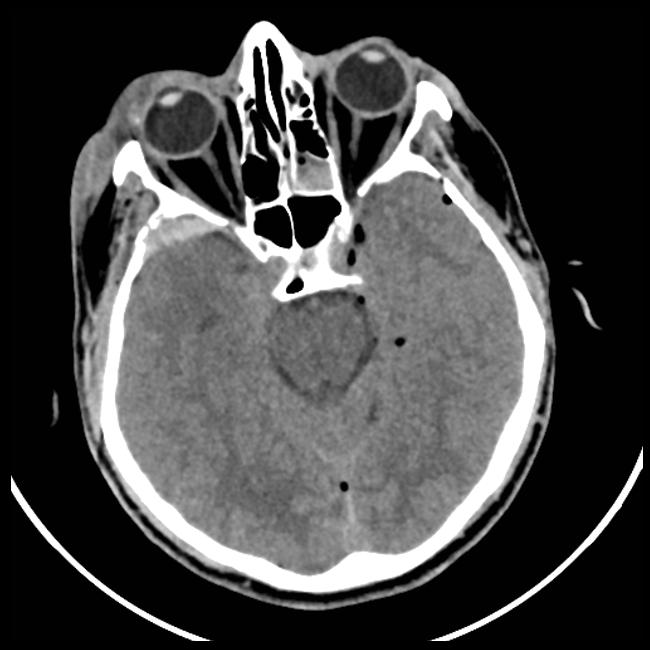
#> input picture dataset/Segmentation/train/images/049/15.jpg, 650 x 650 px, found by its file name; its folder holds only this picture in this run
$ jupyter execute segmentation_brain.ipynb
#> lines starting #> are read from the running program, lines starting #| are printed output that depends on the picture; after the words box and inside, x2 and y2 are one past the last pixel; in counts of white or black regions, pixels touching at a corner belong together
#> further down, img is the input picture: shape (650, 650); min 0, max 255, mean 68.7
[cell 1]
import os
import cv2
import numpy as np

# -----------------------------
# PATHS (CHANGE ONLY THIS)
# -----------------------------
BASE_PATH = r"C:\Nexus\AI-Based Infarct Volume Estimation from Non-Contrast CT for Acute Anterior Circulation Stroke\Segmentation"

INPUT_PATH = os.path.join(BASE_PATH, "train", "images")
OUTPUT_PATH = r"C:\Nexus\brain_segmentation"

print("INPUT:", INPUT_PATH)
print("OUTPUT:", OUTPUT_PATH)


# -----------------------------
# BRAIN EXTRACTION FUNCTION
# -----------------------------
def extract_brain_safe(img):

    original = img.copy()
    h, w = original.shape
#> h = 650; w = 650

    # remove background
    _, mask = cv2.threshold(original, 20, 255, cv2.THRESH_BINARY)
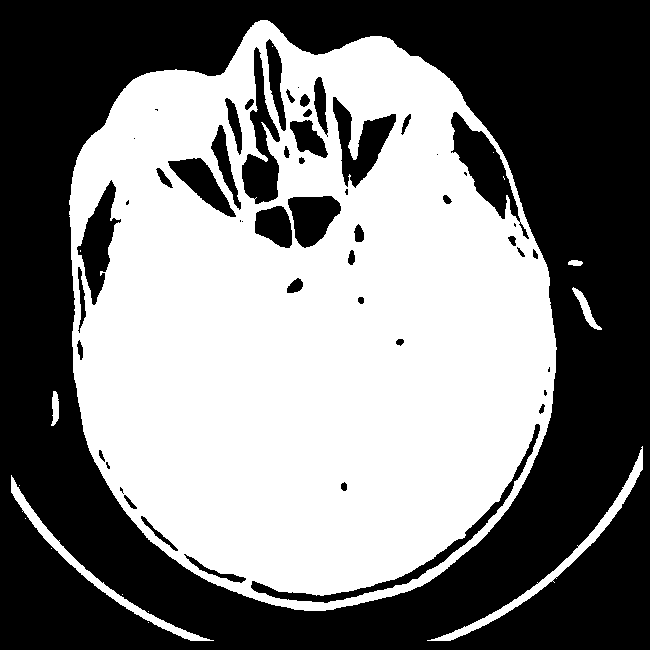
#> mask: shape (650, 650); 49% white; 16 white regions (10 under 20 px), largest, box (x1, y1, x2, y2) and area: (69, 20, 557, 611) 202268, (427, 446, 643, 641) 2233, (11, 475, 214, 641) 1981, (572, 287, 602, 330) 331, (51, 391, 59, 426) 198, (568, 260, 583, 266) 72

    # remove skull
    _, skull = cv2.threshold(original, 200, 255, cv2.THRESH_BINARY)
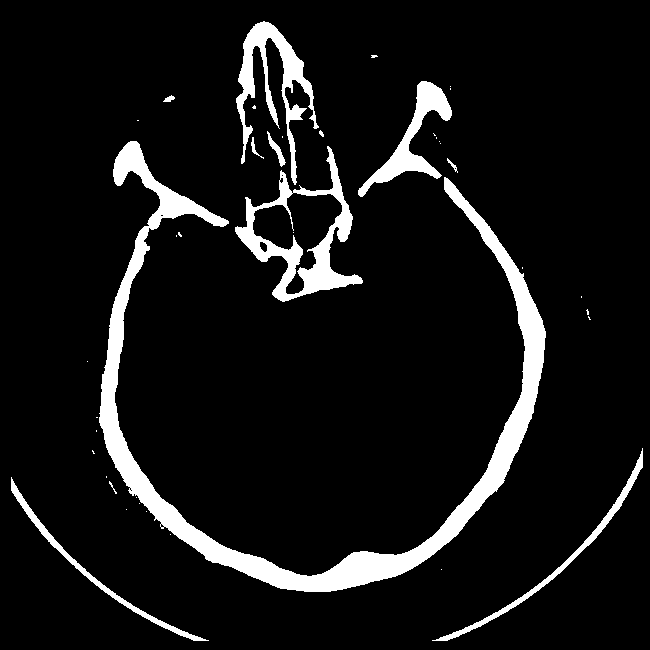
#> skull: shape (650, 650); 8.3% white; 40 white regions (28 under 20 px), largest, box (x1, y1, x2, y2) and area: (99, 141, 546, 592) 20548, (235, 146, 363, 302) 4875, (236, 21, 319, 185) 3617
    mask = cv2.subtract(mask, skull)
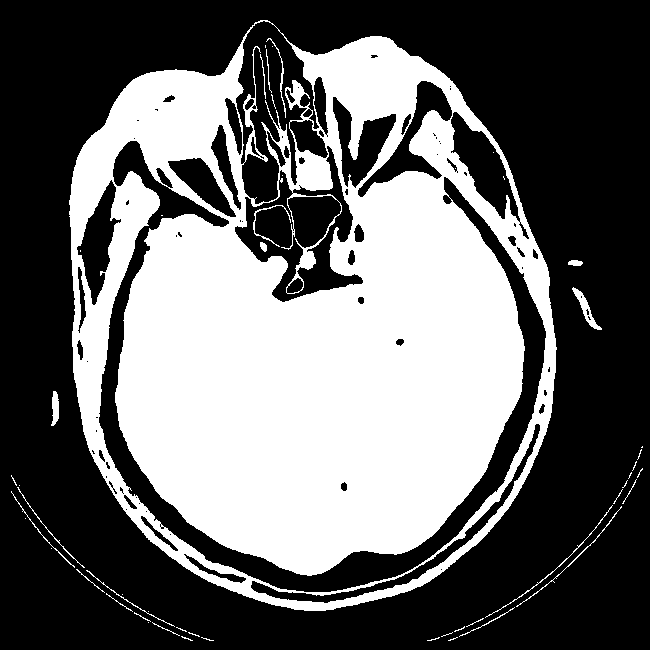
#> mask: shape (650, 650); 40.7% white; 52 white regions (31 under 20 px), largest, box (x1, y1, x2, y2) and area: (69, 20, 557, 611) 169718, (572, 287, 602, 330) 312, (51, 391, 59, 426) 198

    # clean
    mask = cv2.morphologyEx(mask, cv2.MORPH_CLOSE, np.ones((3,3), np.uint8))
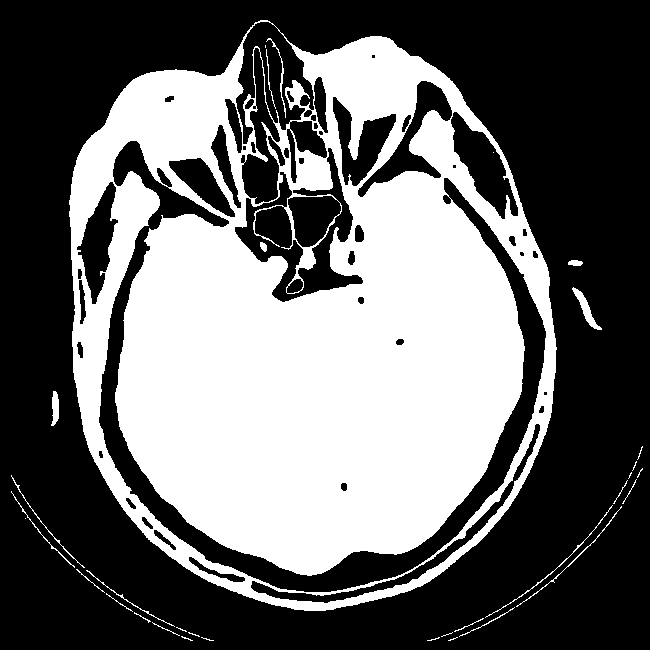
#> mask: shape (650, 650); 40.9% white; 34 white regions (14 under 20 px), largest, box (x1, y1, x2, y2) and area: (69, 20, 557, 611) 170715, (572, 287, 602, 330) 331, (51, 391, 59, 426) 199

    # connected components
    num_labels, labels, stats, centroids = cv2.connectedComponentsWithStats(mask)
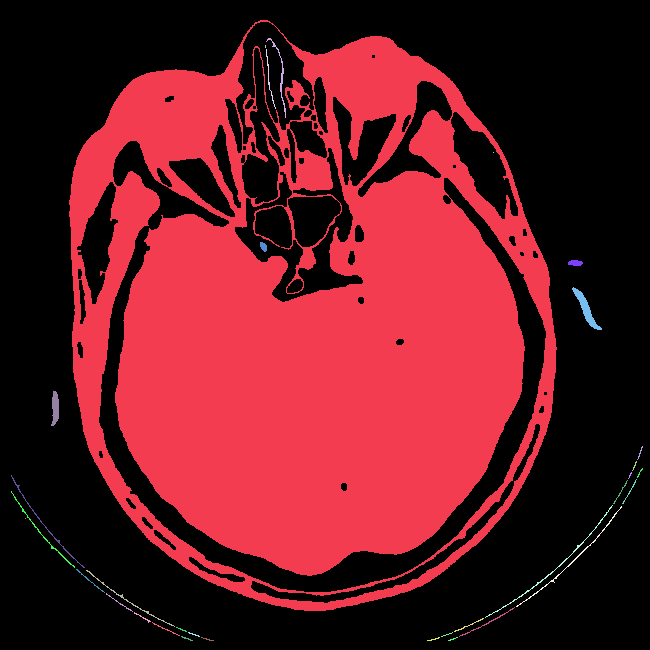
#> labels: shape (650, 650) int32; 35 distinct labels, from 0 to 34; one colour per label, 0 black
#> num_labels = 35; stats = 35 rows, first 6: [0, 0, 650, 650, 249684], [69, 20, 488, 591, 170715], [266, 38, 20, 80, 135], [265, 45, 1, 3, 3], [266, 49, 10, 60, 68], [493, 152, 1, 1, 1]; centroids = 35 pairs, first value 25 to 639.7, second value 46 to 638.8

    best_label = 0
    best_score = -1

    for i in range(1, num_labels):
        x, y, bw, bh, area = stats[i]
        cx, cy = centroids[i]

        if cy < h * 0.3:
            continue

        if x == 0 or y == 0 or (x + bw) >= w or (y + bh) >= h:
            continue

        score = area + cy * 5

        if score > best_score:
            best_score = score
            best_label = i
#> this loop made 34 passes
#> (x, y, bw, bh, area, cx, cy, score) on pass 1: (69, 20, 488, 591, 170715, 307, 332.1, 172375.4)
#> (x, y, bw, bh, area, cx, cy, score) on passes 6, 7, 8, 9, 14, 15: (260, 242, 7, 10, 51, 263.1, 246.3, 1282.3), (568, 260, 15, 6, 72, 575, 262.6, 1384.8), (572, 287, 30, 43, 331, 585.6, 308.7, 1874.3), (51, 391, 8, 35, 199, 54.89, 407.7, 2237.4), (11, 475, 74, 93, 143, 44.24, 522.7, 2756.5), (622, 479, 15, 25, 32, 629.4, 491.1, 2487.5)
#> after the loop, best_label = 1; best_score = 172375.4

    final_mask = np.zeros_like(mask)
    final_mask[labels == best_label] = 255

    brain = cv2.bitwise_and(original, original, mask=final_mask)
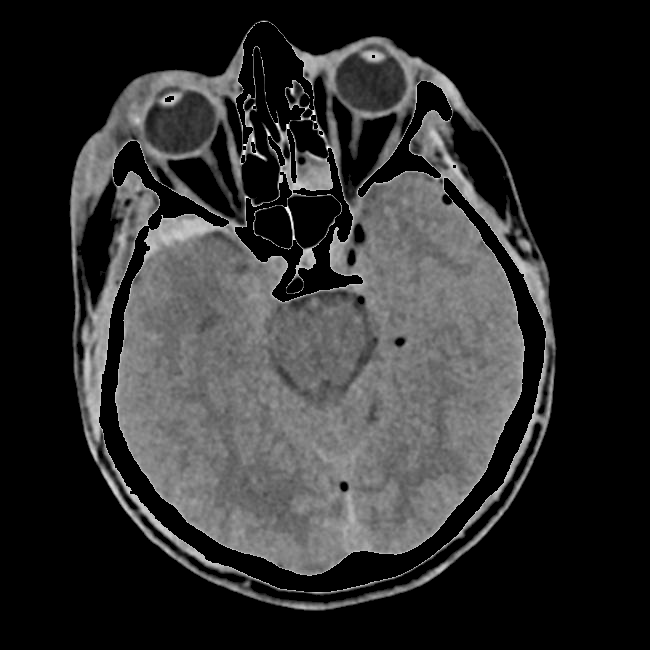
#> brain: shape (650, 650); min 0, max 255, mean 47.1

    if np.count_nonzero(brain) / brain.size < 0.05:
        return original

    return brain


# -----------------------------
# PROCESS ALL PATIENTS
# -----------------------------
patients = [p for p in os.listdir(INPUT_PATH)
            if os.path.isdir(os.path.join(INPUT_PATH, p))]

print("Total patients:", len(patients))


for patient in patients:

    input_patient_path = os.path.join(INPUT_PATH, patient)
    output_patient_path = os.path.join(OUTPUT_PATH, patient)

    os.makedirs(output_patient_path, exist_ok=True)

    files = [f for f in os.listdir(input_patient_path)
             if f.lower().endswith((".png",".jpg",".jpeg"))]

    print(f"Processing patient {patient}: {len(files)} images")

    for file in files:

        img_path = os.path.join(input_patient_path, file)
        out_path = os.path.join(output_patient_path, file)

        img = cv2.imread(img_path, cv2.IMREAD_GRAYSCALE)

        if img is None:
            continue

        brain = extract_brain_safe(img)

        cv2.imwrite(out_path, brain)
#> pass 2 of the loop `for patient in patients:`:
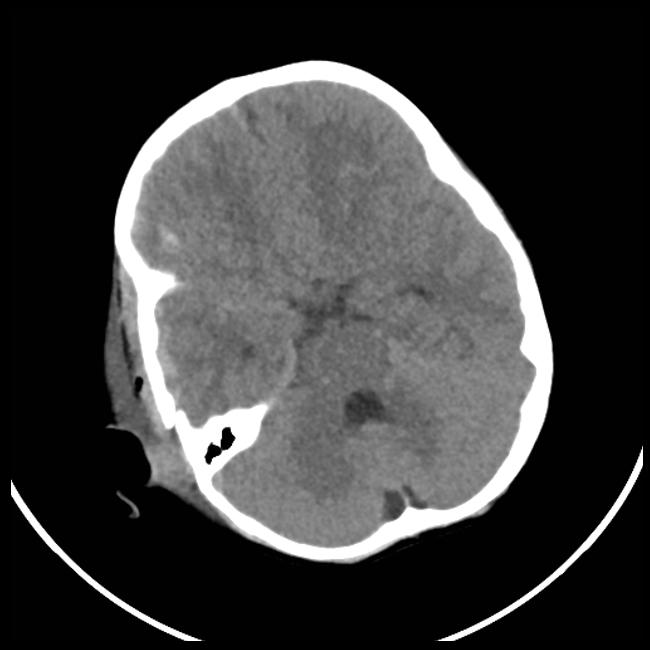
#> input picture dataset/Segmentation/train/images/051/14.jpg, 650 x 650 px, found by its file name
#> img is the input picture: shape (650, 650); min 0, max 255, mean 59.9
#> skull: shape (650, 650); 7.4% white; 3 white regions, box (x1, y1, x2, y2) and area: (115, 61, 553, 560) 28345, (439, 447, 643, 641) 1605, (11, 480, 201, 641) 1422
#> in extract_brain_safe (call 2), `num_labels, labels, stats, centroids = cv2.connectedComponentsWithStat..`:
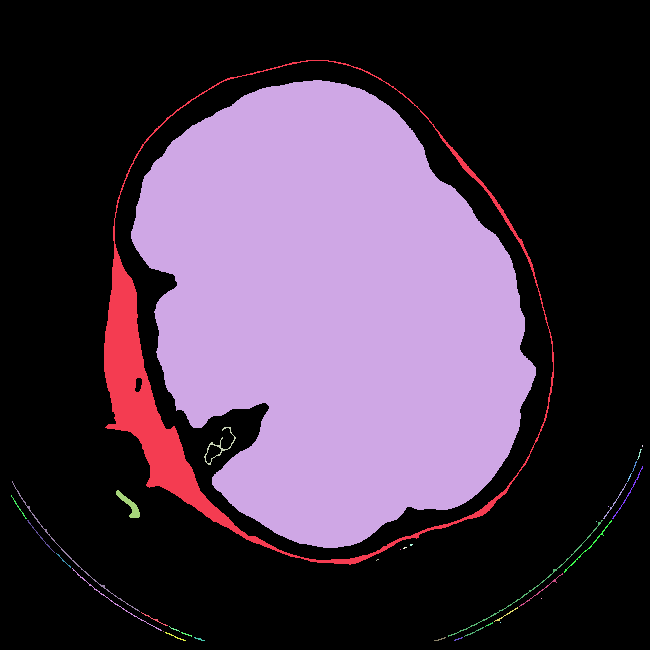
#> labels: shape (650, 650) int32; 38 distinct labels, from 0 to 37; one colour per label, 0 black
#> num_labels = 38; stats = 38 rows, first 6: [0, 0, 650, 650, 276134], [104, 60, 450, 505, 11995], [131, 80, 405, 468, 132836], [204, 427, 32, 38, 142], [642, 445, 1, 2, 2], [637, 449, 5, 11, 14]; centroids = 38 pairs, first value 18.42 to 642, second value 311.3 to 638.8
#> the loop in extract_brain_safe (call 2), `for i in range(1, num_labels):` made 37 passes
#> (x, y, bw, bh, area, cx, cy, score) on passes 1 to 2: (104, 60, 450, 505, 11995, 200.2, 387.7, 13933.6), (131, 80, 405, 468, 132836, 332.6, 311.3, 134392.7)
#> after the loop in extract_brain_safe (call 2), `for i in range(1, num_labels):`: best_label = 2; best_score = 134392.7
#> in extract_brain_safe (call 2), `brain = cv2.bitwise_and(original, original, mask=final_mask)`:
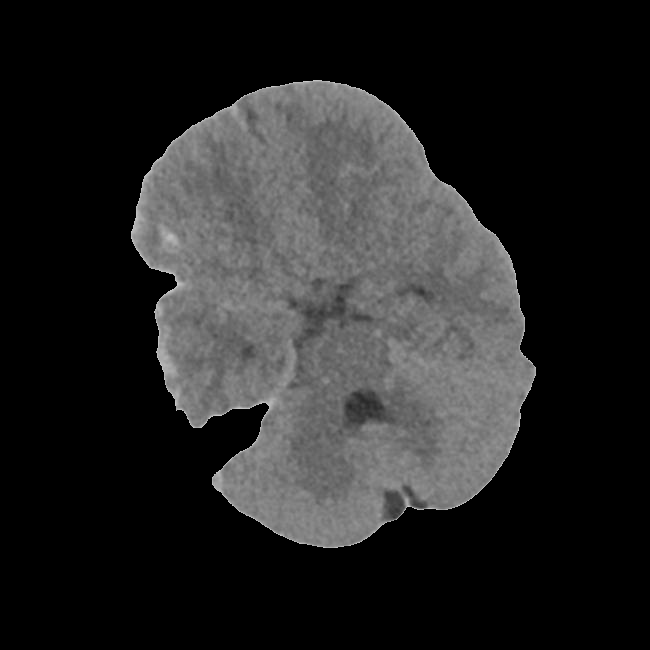
#> brain: shape (650, 650); min 0, max 208, mean 37.2

print("🔥 DONE: Brain extracted for ALL patients")
